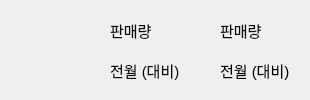
   <widget class="QWidget" name="page_8">
    <widget class="QLabel" name="hyundaiOnMonth">
     <property name="geometry">
      <rect>
       <x>220</x>
       <y>60</y>
       <width>81</width>
       <height>20</height>
      </rect>
     </property>
     <property name="font">
      <font>
       <pointsize>11</pointsize>
      </font>
     </property>
     <property name="text">
      <string>전월 (대비)</string>
     </property>
    </widget>
    <widget class="QLabel" name="hyundaiSales">
     <property name="geometry">
      <rect>
       <x>220</x>
       <y>20</y>
       <width>51</width>
       <height>20</height>
      </rect>
     </property>
     <property name="font">
      <font>
       <pointsize>11</pointsize>
      </font>
     </property>
     <property name="styleSheet">
      <string notr="true">color: rgb(11, 11, 11);</string>
     </property>
     <property name="text">
      <string>판매량</string>
     </property>
    </widget>
    <widget class="QLabel" name="ds_2">
     <property name="geometry">
      <rect>
       <x>110</x>
       <y>20</y>
       <width>51</width>
       <height>20</height>
      </rect>
     </property>
     <property name="font">
      <font>
       <pointsize>11</pointsize>
      </font>
     </property>
     <property name="styleSheet">
      <string notr="true">color: rgb(11, 11, 11);</string>
     </property>
     <property name="text">
      <string>판매량</string>
     </property>
    </widget>
    <widget class="QLabel" name="label_4">
     <property name="geometry">
      <rect>
       <x>110</x>
       <y>60</y>
       <width>81</width>
       <height>20</height>
      </rect>
     </property>
     <property name="font">
      <font>
       <pointsize>11</pointsize>
      </font>
     </property>
     <property name="styleSheet">
      <string notr="true">color: rgb(11, 11, 11);</string>
     </property>
     <property name="text">
      <string>전월 (대비)</string>
     </property>
    </widget>
    <widget class="QLabel" name="label_2">
     <property name="geometry">
      <rect>
       <x>10</x>
       <y>10</y>
       <width>101</width>
       <height>81</height>
      </rect>
     </property>
     <property name="styleSheet">
      <string notr="true">border-image: url(:/resources/hyndai.gif);</string>
     </property>
     <property name="text">
      <string/>
     </property>
    </widget>
   </widget>
